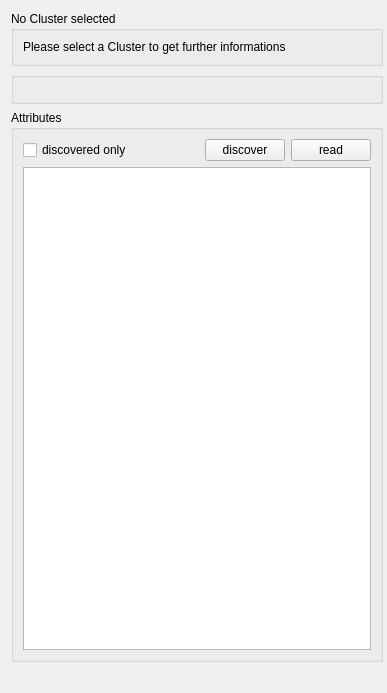
<?xml version="1.0" encoding="UTF-8"?>
<ui version="4.0">
 <class>zmClusterInfo</class>
 <widget class="QWidget" name="zmClusterInfo">
  <property name="geometry">
   <rect>
    <x>0</x>
    <y>0</y>
    <width>387</width>
    <height>693</height>
   </rect>
  </property>
  <property name="windowTitle">
   <string>Form</string>
  </property>
  <layout class="QVBoxLayout" name="verticalLayout">
   <property name="rightMargin">
    <number>4</number>
   </property>
   <item>
    <widget class="QGroupBox" name="clusterGroupBox">
     <property name="title">
      <string>No Cluster selected</string>
     </property>
     <layout class="QVBoxLayout" name="verticalLayout_2">
      <item>
       <widget class="QLabel" name="clusterDescription">
        <property name="sizePolicy">
         <sizepolicy hsizetype="Preferred" vsizetype="Preferred">
          <horstretch>0</horstretch>
          <verstretch>0</verstretch>
         </sizepolicy>
        </property>
        <property name="minimumSize">
         <size>
          <width>0</width>
          <height>0</height>
         </size>
        </property>
        <property name="text">
         <string>Please select a Cluster to get further informations</string>
        </property>
        <property name="wordWrap">
         <bool>true</bool>
        </property>
       </widget>
      </item>
     </layout>
    </widget>
   </item>
   <item>
    <widget class="zmCommandInfo" name="commandInfo">
     <property name="minimumSize">
      <size>
       <width>0</width>
       <height>32</height>
      </size>
     </property>
    </widget>
   </item>
   <item>
    <widget class="QGroupBox" name="attributeGroupBox">
     <property name="sizePolicy">
      <sizepolicy hsizetype="Preferred" vsizetype="Preferred">
       <horstretch>0</horstretch>
       <verstretch>0</verstretch>
      </sizepolicy>
     </property>
     <property name="title">
      <string>Attributes</string>
     </property>
     <layout class="QVBoxLayout" name="verticalLayout_3">
      <item>
       <layout class="QHBoxLayout" name="horizontalLayout">
        <property name="sizeConstraint">
         <enum>QLayout::SetDefaultConstraint</enum>
        </property>
        <item>
         <widget class="QCheckBox" name="discoveredOnlyCheckBox">
          <property name="sizePolicy">
           <sizepolicy hsizetype="Preferred" vsizetype="Fixed">
            <horstretch>0</horstretch>
            <verstretch>0</verstretch>
           </sizepolicy>
          </property>
          <property name="text">
           <string>discovered only</string>
          </property>
         </widget>
        </item>
        <item>
         <spacer name="horizontalSpacer">
          <property name="orientation">
           <enum>Qt::Horizontal</enum>
          </property>
          <property name="sizeHint" stdset="0">
           <size>
            <width>40</width>
            <height>20</height>
           </size>
          </property>
         </spacer>
        </item>
        <item>
         <widget class="QPushButton" name="attributeDiscover">
          <property name="sizePolicy">
           <sizepolicy hsizetype="Preferred" vsizetype="Fixed">
            <horstretch>0</horstretch>
            <verstretch>0</verstretch>
           </sizepolicy>
          </property>
          <property name="text">
           <string>discover</string>
          </property>
         </widget>
        </item>
        <item>
         <widget class="QPushButton" name="attributeUpdate">
          <property name="sizePolicy">
           <sizepolicy hsizetype="Preferred" vsizetype="Fixed">
            <horstretch>0</horstretch>
            <verstretch>0</verstretch>
           </sizepolicy>
          </property>
          <property name="text">
           <string>read</string>
          </property>
         </widget>
        </item>
       </layout>
      </item>
      <item>
       <widget class="QTableView" name="attrTableView">
        <property name="sizePolicy">
         <sizepolicy hsizetype="Preferred" vsizetype="MinimumExpanding">
          <horstretch>0</horstretch>
          <verstretch>0</verstretch>
         </sizepolicy>
        </property>
        <property name="selectionMode">
         <enum>QAbstractItemView::SingleSelection</enum>
        </property>
        <property name="selectionBehavior">
         <enum>QAbstractItemView::SelectRows</enum>
        </property>
        <property name="wordWrap">
         <bool>false</bool>
        </property>
        <attribute name="horizontalHeaderStretchLastSection">
         <bool>true</bool>
        </attribute>
        <attribute name="verticalHeaderVisible">
         <bool>false</bool>
        </attribute>
        <attribute name="verticalHeaderStretchLastSection">
         <bool>false</bool>
        </attribute>
       </widget>
      </item>
     </layout>
    </widget>
   </item>
   <item>
    <spacer name="verticalSpacer_2">
     <property name="orientation">
      <enum>Qt::Vertical</enum>
     </property>
     <property name="sizeType">
      <enum>QSizePolicy::Preferred</enum>
     </property>
     <property name="sizeHint" stdset="0">
      <size>
       <width>20</width>
       <height>20</height>
      </size>
     </property>
    </spacer>
   </item>
  </layout>
 </widget>
 <customwidgets>
  <customwidget>
   <class>zmCommandInfo</class>
   <extends>QGroupBox</extends>
   <header location="global">zm_command_info.h</header>
   <container>1</container>
  </customwidget>
 </customwidgets>
 <resources/>
 <connections/>
</ui>
